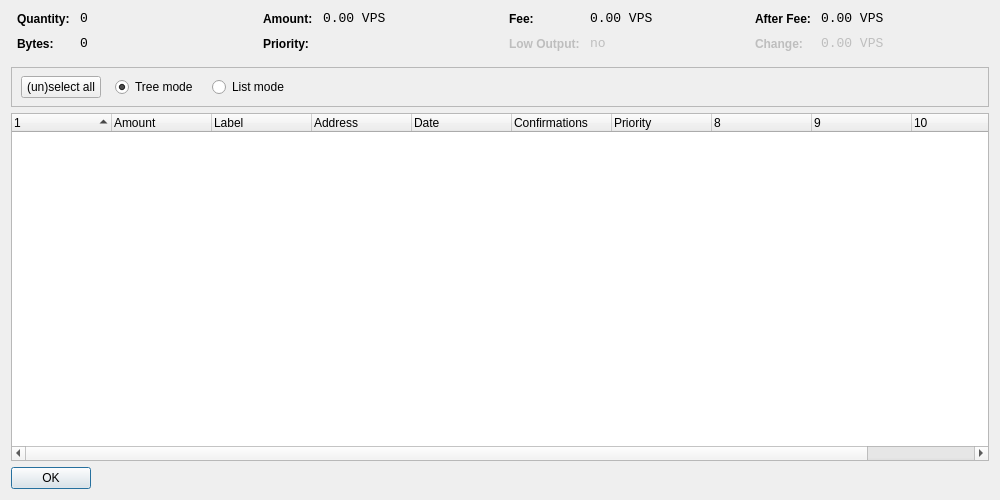
<?xml version="1.0" encoding="UTF-8"?>
<ui version="4.0">
 <class>CoinControlDialog</class>
 <widget class="QDialog" name="CoinControlDialog">
  <property name="geometry">
   <rect>
    <x>0</x>
    <y>0</y>
    <width>1000</width>
    <height>500</height>
   </rect>
  </property>
  <property name="windowTitle">
   <string>Coin Control</string>
  </property>
  <layout class="QVBoxLayout" name="verticalLayout">
   <item>
    <layout class="QHBoxLayout" name="horizontalLayoutTop" stretch="0,0,0,0">
     <property name="topMargin">
      <number>0</number>
     </property>
     <property name="bottomMargin">
      <number>10</number>
     </property>
     <item>
      <layout class="QFormLayout" name="formLayoutCoinControl1">
       <property name="horizontalSpacing">
        <number>10</number>
       </property>
       <property name="verticalSpacing">
        <number>10</number>
       </property>
       <property name="leftMargin">
        <number>6</number>
       </property>
       <property name="rightMargin">
        <number>6</number>
       </property>
       <item row="0" column="0">
        <widget class="QLabel" name="labelCoinControlQuantityText">
         <property name="styleSheet">
          <string notr="true">font-weight:bold;</string>
         </property>
         <property name="text">
          <string>Quantity:</string>
         </property>
        </widget>
       </item>
       <item row="0" column="1">
        <widget class="QLabel" name="labelCoinControlQuantity">
         <property name="font">
          <font>
           <family>Monospace</family>
           <pointsize>10</pointsize>
          </font>
         </property>
         <property name="cursor">
          <cursorShape>IBeamCursor</cursorShape>
         </property>
         <property name="contextMenuPolicy">
          <enum>Qt::ActionsContextMenu</enum>
         </property>
         <property name="text">
          <string notr="true">0</string>
         </property>
         <property name="textInteractionFlags">
          <set>Qt::LinksAccessibleByMouse|Qt::TextSelectableByKeyboard|Qt::TextSelectableByMouse</set>
         </property>
        </widget>
       </item>
       <item row="1" column="0">
        <widget class="QLabel" name="labelCoinControlBytesText">
         <property name="styleSheet">
          <string notr="true">font-weight:bold;</string>
         </property>
         <property name="text">
          <string>Bytes:</string>
         </property>
        </widget>
       </item>
       <item row="1" column="1">
        <widget class="QLabel" name="labelCoinControlBytes">
         <property name="font">
          <font>
           <family>Monospace</family>
           <pointsize>10</pointsize>
          </font>
         </property>
         <property name="cursor">
          <cursorShape>IBeamCursor</cursorShape>
         </property>
         <property name="contextMenuPolicy">
          <enum>Qt::ActionsContextMenu</enum>
         </property>
         <property name="text">
          <string notr="true">0</string>
         </property>
         <property name="textInteractionFlags">
          <set>Qt::LinksAccessibleByMouse|Qt::TextSelectableByKeyboard|Qt::TextSelectableByMouse</set>
         </property>
        </widget>
       </item>
      </layout>
     </item>
     <item>
      <layout class="QFormLayout" name="formLayoutCoinControl2">
       <property name="horizontalSpacing">
        <number>10</number>
       </property>
       <property name="verticalSpacing">
        <number>10</number>
       </property>
       <property name="leftMargin">
        <number>6</number>
       </property>
       <property name="rightMargin">
        <number>6</number>
       </property>
       <item row="0" column="0">
        <widget class="QLabel" name="labelCoinControlAmountText">
         <property name="styleSheet">
          <string notr="true">font-weight:bold;</string>
         </property>
         <property name="text">
          <string>Amount:</string>
         </property>
        </widget>
       </item>
       <item row="0" column="1">
        <widget class="QLabel" name="labelCoinControlAmount">
         <property name="font">
          <font>
           <family>Monospace</family>
           <pointsize>10</pointsize>
          </font>
         </property>
         <property name="cursor">
          <cursorShape>IBeamCursor</cursorShape>
         </property>
         <property name="contextMenuPolicy">
          <enum>Qt::ActionsContextMenu</enum>
         </property>
         <property name="text">
          <string notr="true">0.00 VPS</string>
         </property>
         <property name="textInteractionFlags">
          <set>Qt::LinksAccessibleByMouse|Qt::TextSelectableByKeyboard|Qt::TextSelectableByMouse</set>
         </property>
        </widget>
       </item>
       <item row="1" column="0">
        <widget class="QLabel" name="labelCoinControlPriorityText">
         <property name="styleSheet">
          <string notr="true">font-weight:bold;</string>
         </property>
         <property name="text">
          <string>Priority:</string>
         </property>
        </widget>
       </item>
       <item row="1" column="1">
        <widget class="QLabel" name="labelCoinControlPriority">
         <property name="font">
          <font>
           <family>Monospace</family>
           <pointsize>10</pointsize>
          </font>
         </property>
         <property name="cursor">
          <cursorShape>IBeamCursor</cursorShape>
         </property>
         <property name="contextMenuPolicy">
          <enum>Qt::ActionsContextMenu</enum>
         </property>
         <property name="text">
          <string/>
         </property>
         <property name="textInteractionFlags">
          <set>Qt::LinksAccessibleByMouse|Qt::TextSelectableByKeyboard|Qt::TextSelectableByMouse</set>
         </property>
        </widget>
       </item>
      </layout>
     </item>
     <item>
      <layout class="QFormLayout" name="formLayoutCoinControl3">
       <property name="horizontalSpacing">
        <number>10</number>
       </property>
       <property name="verticalSpacing">
        <number>10</number>
       </property>
       <property name="leftMargin">
        <number>6</number>
       </property>
       <property name="rightMargin">
        <number>6</number>
       </property>
       <item row="0" column="0">
        <widget class="QLabel" name="labelCoinControlFeeText">
         <property name="styleSheet">
          <string notr="true">font-weight:bold;</string>
         </property>
         <property name="text">
          <string>Fee:</string>
         </property>
        </widget>
       </item>
       <item row="0" column="1">
        <widget class="QLabel" name="labelCoinControlFee">
         <property name="font">
          <font>
           <family>Monospace</family>
           <pointsize>10</pointsize>
          </font>
         </property>
         <property name="cursor">
          <cursorShape>IBeamCursor</cursorShape>
         </property>
         <property name="contextMenuPolicy">
          <enum>Qt::ActionsContextMenu</enum>
         </property>
         <property name="text">
          <string notr="true">0.00 VPS</string>
         </property>
         <property name="textInteractionFlags">
          <set>Qt::LinksAccessibleByMouse|Qt::TextSelectableByKeyboard|Qt::TextSelectableByMouse</set>
         </property>
        </widget>
       </item>
       <item row="1" column="0">
        <widget class="QLabel" name="labelCoinControlLowOutputText">
         <property name="enabled">
          <bool>false</bool>
         </property>
         <property name="styleSheet">
          <string notr="true">font-weight:bold;</string>
         </property>
         <property name="text">
          <string>Low Output:</string>
         </property>
        </widget>
       </item>
       <item row="1" column="1">
        <widget class="QLabel" name="labelCoinControlLowOutput">
         <property name="enabled">
          <bool>false</bool>
         </property>
         <property name="font">
          <font>
           <family>Monospace</family>
           <pointsize>10</pointsize>
          </font>
         </property>
         <property name="cursor">
          <cursorShape>IBeamCursor</cursorShape>
         </property>
         <property name="contextMenuPolicy">
          <enum>Qt::ActionsContextMenu</enum>
         </property>
         <property name="text">
          <string notr="true">no</string>
         </property>
         <property name="textInteractionFlags">
          <set>Qt::LinksAccessibleByMouse|Qt::TextSelectableByKeyboard|Qt::TextSelectableByMouse</set>
         </property>
        </widget>
       </item>
      </layout>
     </item>
     <item>
      <layout class="QFormLayout" name="formLayoutCoinControl4">
       <property name="horizontalSpacing">
        <number>10</number>
       </property>
       <property name="verticalSpacing">
        <number>10</number>
       </property>
       <property name="leftMargin">
        <number>6</number>
       </property>
       <property name="rightMargin">
        <number>6</number>
       </property>
       <item row="0" column="0">
        <widget class="QLabel" name="labelCoinControlAfterFeeText">
         <property name="styleSheet">
          <string notr="true">font-weight:bold;</string>
         </property>
         <property name="text">
          <string>After Fee:</string>
         </property>
        </widget>
       </item>
       <item row="0" column="1">
        <widget class="QLabel" name="labelCoinControlAfterFee">
         <property name="font">
          <font>
           <family>Monospace</family>
           <pointsize>10</pointsize>
          </font>
         </property>
         <property name="cursor">
          <cursorShape>IBeamCursor</cursorShape>
         </property>
         <property name="contextMenuPolicy">
          <enum>Qt::ActionsContextMenu</enum>
         </property>
         <property name="text">
          <string notr="true">0.00 VPS</string>
         </property>
         <property name="textInteractionFlags">
          <set>Qt::LinksAccessibleByMouse|Qt::TextSelectableByKeyboard|Qt::TextSelectableByMouse</set>
         </property>
        </widget>
       </item>
       <item row="1" column="0">
        <widget class="QLabel" name="labelCoinControlChangeText">
         <property name="enabled">
          <bool>false</bool>
         </property>
         <property name="styleSheet">
          <string notr="true">font-weight:bold;</string>
         </property>
         <property name="text">
          <string>Change:</string>
         </property>
        </widget>
       </item>
       <item row="1" column="1">
        <widget class="QLabel" name="labelCoinControlChange">
         <property name="enabled">
          <bool>false</bool>
         </property>
         <property name="font">
          <font>
           <family>Monospace</family>
           <pointsize>10</pointsize>
          </font>
         </property>
         <property name="cursor">
          <cursorShape>IBeamCursor</cursorShape>
         </property>
         <property name="contextMenuPolicy">
          <enum>Qt::ActionsContextMenu</enum>
         </property>
         <property name="text">
          <string notr="true">0.00 VPS</string>
         </property>
         <property name="textInteractionFlags">
          <set>Qt::LinksAccessibleByMouse|Qt::TextSelectableByKeyboard|Qt::TextSelectableByMouse</set>
         </property>
        </widget>
       </item>
      </layout>
     </item>
    </layout>
   </item>
   <item>
    <widget class="QFrame" name="frame">
     <property name="minimumSize">
      <size>
       <width>0</width>
       <height>40</height>
      </size>
     </property>
     <property name="frameShape">
      <enum>QFrame::StyledPanel</enum>
     </property>
     <property name="frameShadow">
      <enum>QFrame::Sunken</enum>
     </property>
     <widget class="QWidget" name="horizontalLayoutWidget">
      <property name="geometry">
       <rect>
        <x>10</x>
        <y>0</y>
        <width>781</width>
        <height>41</height>
       </rect>
      </property>
      <layout class="QHBoxLayout" name="horizontalLayoutPanel" stretch="0,0,0,0,0">
       <property name="spacing">
        <number>14</number>
       </property>
       <item>
        <widget class="QPushButton" name="pushButtonSelectAll">
         <property name="sizePolicy">
          <sizepolicy hsizetype="Maximum" vsizetype="Fixed">
           <horstretch>0</horstretch>
           <verstretch>0</verstretch>
          </sizepolicy>
         </property>
         <property name="text">
          <string>(un)select all</string>
         </property>
        </widget>
       </item>
       <item>
        <widget class="QRadioButton" name="radioTreeMode">
         <property name="sizePolicy">
          <sizepolicy hsizetype="Maximum" vsizetype="Fixed">
           <horstretch>0</horstretch>
           <verstretch>0</verstretch>
          </sizepolicy>
         </property>
         <property name="text">
          <string>Tree mode</string>
         </property>
         <property name="checked">
          <bool>true</bool>
         </property>
        </widget>
       </item>
       <item>
        <widget class="QRadioButton" name="radioListMode">
         <property name="sizePolicy">
          <sizepolicy hsizetype="Maximum" vsizetype="Fixed">
           <horstretch>0</horstretch>
           <verstretch>0</verstretch>
          </sizepolicy>
         </property>
         <property name="text">
          <string>List mode</string>
         </property>
        </widget>
       </item>
       <item>
        <spacer name="horizontalSpacer">
         <property name="orientation">
          <enum>Qt::Horizontal</enum>
         </property>
         <property name="sizeHint" stdset="0">
          <size>
           <width>40</width>
           <height>20</height>
          </size>
         </property>
        </spacer>
       </item>
      </layout>
     </widget>
    </widget>
   </item>
   <item>
    <widget class="CoinControlTreeWidget" name="treeWidget">
     <property name="contextMenuPolicy">
      <enum>Qt::CustomContextMenu</enum>
     </property>
     <property name="sortingEnabled">
      <bool>false</bool>
     </property>
     <property name="columnCount">
      <number>11</number>
     </property>
     <attribute name="headerShowSortIndicator" stdset="0">
      <bool>true</bool>
     </attribute>
     <attribute name="headerStretchLastSection">
      <bool>false</bool>
     </attribute>
     <column>
      <property name="text">
       <string/>
      </property>
     </column>
     <column>
      <property name="text">
       <string>Amount</string>
      </property>
     </column>
     <column>
      <property name="text">
       <string>Label</string>
      </property>
     </column>
     <column>
      <property name="text">
       <string>Address</string>
      </property>
     </column>
     <column>
      <property name="text">
       <string>Date</string>
      </property>
     </column>
     <column>
      <property name="text">
       <string>Confirmations</string>
      </property>
      <property name="toolTip">
       <string>Confirmed</string>
      </property>
     </column>
     <column>
      <property name="text">
       <string>Priority</string>
      </property>
     </column>
     <column>
      <property name="text">
       <string/>
      </property>
     </column>
     <column>
      <property name="text">
       <string/>
      </property>
     </column>
     <column>
      <property name="text">
       <string/>
      </property>
     </column>
     <column>
      <property name="text">
       <string/>
      </property>
     </column>
    </widget>
   </item>
   <item>
    <widget class="QDialogButtonBox" name="buttonBox">
     <property name="sizePolicy">
      <sizepolicy hsizetype="Maximum" vsizetype="Fixed">
       <horstretch>0</horstretch>
       <verstretch>0</verstretch>
      </sizepolicy>
     </property>
     <property name="orientation">
      <enum>Qt::Horizontal</enum>
     </property>
     <property name="standardButtons">
      <set>QDialogButtonBox::Ok</set>
     </property>
    </widget>
   </item>
  </layout>
 </widget>
 <customwidgets>
  <customwidget>
   <class>CoinControlTreeWidget</class>
   <extends>QTreeWidget</extends>
   <header>coincontroltreewidget.h</header>
  </customwidget>
 </customwidgets>
 <resources/>
 <connections/>
</ui>
